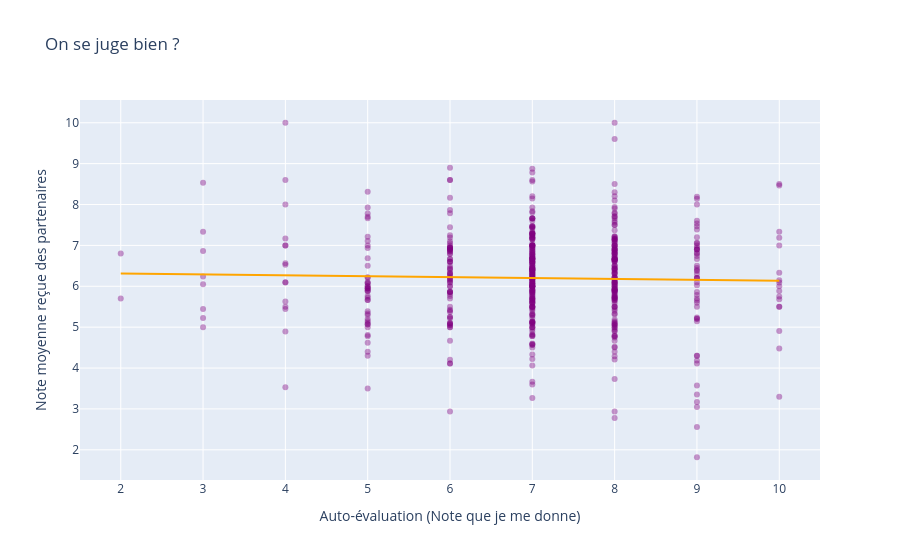

The cell this chart's notebook holds for it:
### Code cell
# 3. ANALYSE DE L'AUTO-PERCEPTION ---
# On calcule la moyenne par individu (iid)
self_perception = df.groupby('iid')[['attr3_1', 'attr']].mean().dropna()

# Création du graphique avec Plotly Express
fig = px.scatter(
    self_perception, 
    x='attr3_1', 
    y='attr',
    trendline="ols", # Ajoute la ligne de régression linéaire
    opacity=0.4,     # Équivalent de alpha=0.3
    title="On se juge bien ?",
    labels={
        'attr3_1': 'Auto-évaluation (Note que je me donne)',
        'attr': 'Note moyenne reçue des partenaires'
    },
    
)
# les couleurs (Points en violet, Ligne en orange)
fig.update_traces(marker=dict(color='purple'))
fig.update_traces(line=dict(color='orange'), selector=dict(mode='lines'))


fig.show()

### Figure 1 — Plotly figure (JSON) as saved in the notebook; plotly's stock layout.template omitted (floating-point values rounded to 4 significant figures; data arrays with more than 128 entries replaced by an {"elided": "..."} marker saying what was removed)
{"data": [{"hovertemplate": "Auto-évaluation (Note que je me donne)=%{x}<br>Note moyenne reçue des partenaires=%{y}<extra></extra>", "legendgroup": "", "marker": {"color": "purple", "opacity": 0.4, "symbol": "circle"}, "mode": "markers", "name": "", "orientation": "v", "showlegend": false, "type": "scatter", "x": {"elided": "542 float values"}, "xaxis": "x", "y": {"elided": "542 float values"}, "yaxis": "y"}, {"hovertemplate": "<b>OLS trendline</b><br>attr = -0.0220632 * attr3_1 + 6.35687<br>R<sup>2</sup>=0.000760<br><br>Auto-évaluation (Note que je me donne)=%{x}<br>Note moyenne reçue des partenaires=%{y} <b>(trend)</b><extra></extra>", "legendgroup": "", "line": {"color": "orange"}, "marker": {"color": "purple", "symbol": "circle"}, "mode": "lines", "name": "", "showlegend": false, "type": "scatter", "x": {"elided": "542 float values"}, "xaxis": "x", "y": {"elided": "542 float values"}, "yaxis": "y"}], "layout": {"legend": {"tracegroupgap": 0}, "title": {"text": "On se juge bien ?"}, "xaxis": {"anchor": "y", "domain": [0, 1], "title": {"text": "Auto-évaluation (Note que je me donne)"}}, "yaxis": {"anchor": "x", "domain": [0, 1], "title": {"text": "Note moyenne reçue des partenaires"}}}}
